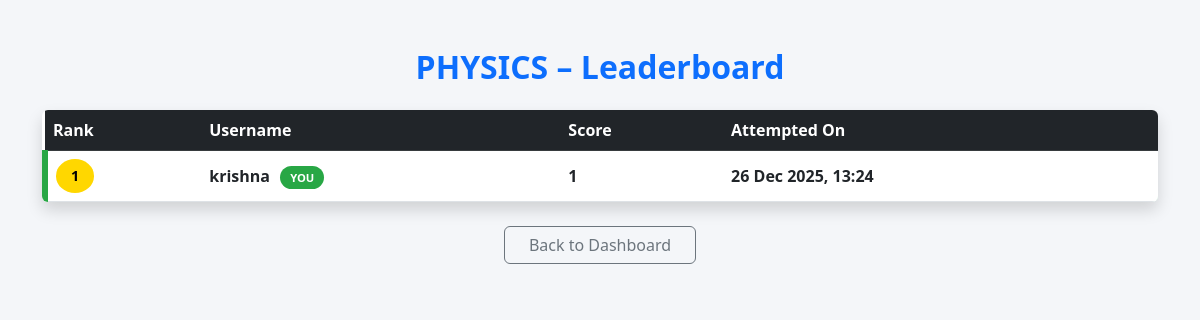
Before: /leaderboard/2 (signed in) with the older database file.
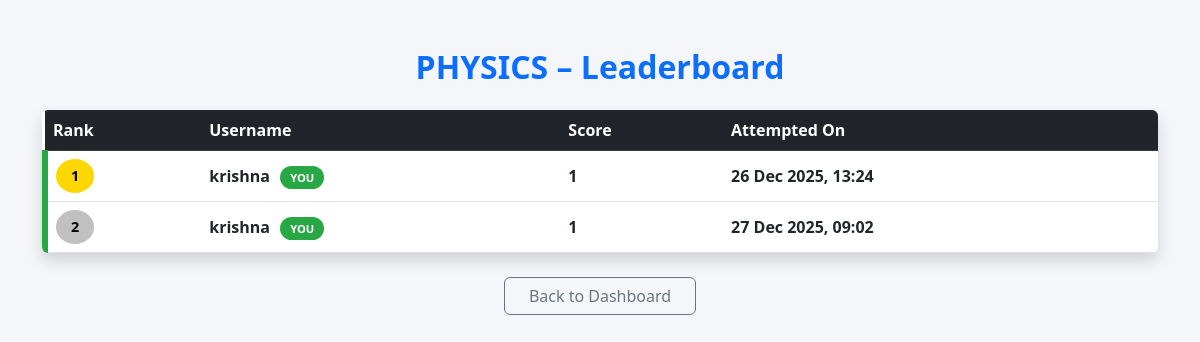
After: the same page with the newer database file.
### app.py (models this page shows)
class QuizAttempt(db.Model):
    id = db.Column(db.Integer, primary_key=True)
    user_id = db.Column(db.Integer, db.ForeignKey('user.id'), nullable=False)
    quiz_id = db.Column(db.Integer, db.ForeignKey('quiz.id'), nullable=False)
    chapter_id = db.Column(db.Integer, db.ForeignKey('chapter.id'), nullable=True)
    score = db.Column(db.Integer, nullable=True)
    answers = db.Column(db.Text, nullable=True)
    timestamp = db.Column(db.DateTime, default=datetime.utcnow)
    user = db.relationship('User', backref='quiz_attempts')
    quiz = db.relationship('Quiz', backref='attempts')
    chapter = db.relationship('Chapter', backref='attempts')

class User(db.Model):
    id = db.Column(db.Integer , primary_key = True)
    username = db.Column(db.String(50) , nullable = False , unique=True)
    password = db.Column(db.Integer , unique = True , nullable = False)
    fullname = db.Column(db.String(50) , nullable = False)
    dob = db.Column(db.Date , nullable = False)

### app.py (the view)
@app.route('/leaderboard/<int:quiz_id>')
def leaderboard(quiz_id):
    if 'user_id' not in session:
        return redirect('/user/login')
    quiz = Quiz.query.get_or_404(quiz_id)
    top_attempts = QuizAttempt.query.filter_by(quiz_id=quiz_id).order_by(
        QuizAttempt.score.desc(),
        QuizAttempt.timestamp.asc()
    ).limit(10).all()
    current_user_id = session.get('user_id')
    return render_template(
        'leaderboard.html',
        quiz=quiz,
        top_attempts=top_attempts,
        current_user_id=current_user_id
    )

### templates/leaderboard.html (shortened to what this page needs)
<!DOCTYPE html>
<html lang="en">
<head>
    <link href="https://cdn.jsdelivr.net/npm/bootstrap@5.3.0/dist/css/bootstrap.min.css" rel="stylesheet">
</head>
<body>
<div class="container py-5">
    <h2 class="text-center mb-4 text-primary fw-bold">
        {{ quiz.title }} – Leaderboard
    </h2>
    <div class="table-responsive shadow rounded bg-white">
        <table class="table table-hover align-middle mb-0">
            <thead class="table-dark">
                <tr>
                    <th>Rank</th>
                    <th>Username</th>
                    <th>Score</th>
                    <th>Attempted On</th>
                </tr>
            </thead>
            <tbody>
            {% for attempt in top_attempts %}
                <tr class="{% if attempt.user_id == current_user_id %}my-rank{% endif %}">
                    <td>
                        <span class="rank-badge
                            {% if loop.index == 1 %}top-rank-1
                            {% elif loop.index == 2 %}top-rank-2
                            {% elif loop.index == 3 %}top-rank-3
                            {% else %}bg-primary text-white{% endif %}">
                            {{ loop.index }}
                        </span>
                    </td>
                    <td>
                        {{ attempt.user.username }}
                        {% if attempt.user_id == current_user_id %}
                            <span class="you-badge">YOU</span>
                        {% endif %}
                    </td>
                    <td class="fw-bold">{{ attempt.score }}</td>
                    <td>{{ attempt.timestamp.strftime("%d %b %Y, %H:%M") }}</td>
                </tr>
            {% else %}
                <tr>
                    <td colspan="4" class="text-center text-muted py-4">
                        No attempts yet
                    </td>
                </tr>
            {% endfor %}
            </tbody>
        </table>
    </div>
    <div class="text-center mt-4">
        <a href="/user/dashboard" class="btn btn-outline-secondary px-4">
            Back to Dashboard
        </a>
    </div>
</div>
</body>
</html>

Changed rows visible on the page:
added QuizAttempt: user.username "krishna", shows "YOU", score "1", timestamp "27 Dec 2025, 09:02"
